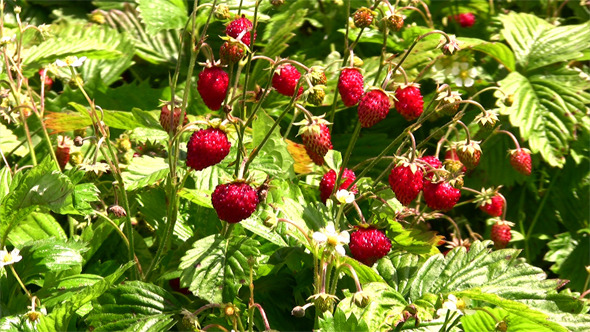
//> input picture Project1/23 Strawberry Field.jpg, 590 x 332 px
$ ./Source '23 Strawberry Field.jpg'   (built with g++ and OpenCV 4)
//> lines starting //> are read from the running program, lines starting //| are printed output that depends on the picture; after the words box and inside, x2 and y2 are one past the last pixel; in counts of white or black regions, pixels touching at a corner belong together
#include "opencv2/imgproc/imgproc.hpp"
#include "opencv2/highgui/highgui.hpp"

using namespace cv;

int mask_red(Mat new_image);
int mask_green(Mat new_image);

int main(int argc, char** argv)
{
	Mat src = imread(argv[1], 1);
//> src is the input picture: 332 rows x 590 cols, CV_8UC3; mean B, G, R 50, 131.3, 125.9
	Mat samples(src.rows * src.cols, 3, CV_32F);
	for (int y = 0; y < src.rows; y++)
		for (int x = 0; x < src.cols; x++)
			for (int z = 0; z < 3; z++)
				samples.at<float>(y + x * src.rows, z) = src.at<Vec3b>(y, x)[z];


	int clusterCount = 20;
	Mat labels;
	int attempts = 1;
	Mat centers;
	kmeans(samples, clusterCount, labels, TermCriteria(CV_TERMCRIT_ITER | CV_TERMCRIT_EPS, 10000, 0.0001), attempts, KMEANS_PP_CENTERS, centers);
//> centers = 20 rows, first 8: [29.93, 92.66, 117.4], [170, 246, 245.8], [2.44, 61.27, 34.9], [130.9, 157.4, 230.4], [59.22, 143.4, 192.7], [65.33, 38.51, 235.9], [216, 250.7, 252.3], [5.73, 78.99, 59.11]


	Mat new_image(src.size(), src.type());
	for (int y = 0; y < src.rows; y++)
		for (int x = 0; x < src.cols; x++)
		{
			int cluster_idx = labels.at<int>(y + x * src.rows, 0);
			new_image.at<Vec3b>(y, x)[0] = centers.at<float>(cluster_idx, 0);
			new_image.at<Vec3b>(y, x)[1] = centers.at<float>(cluster_idx, 1);
			new_image.at<Vec3b>(y, x)[2] = centers.at<float>(cluster_idx, 2);
		}
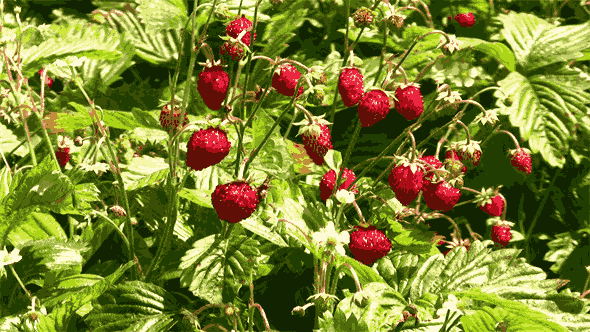
//> new_image: 332 rows x 590 cols, CV_8UC3; mean B, G, R 49.5, 130.7, 125.4
	imshow("original image", src);
	imshow("kmeans image", new_image);

	mask_red(new_image);
	mask_green(new_image);

	waitKey(0);
}

// Masks the ripe
int mask_red(Mat new_image)
{
	Mat3b hsv;
	cvtColor(new_image, hsv, COLOR_BGR2HSV);
//> hsv: 332 rows x 590 cols, CV_8UC3; mean H, S, V 39.8, 192.5, 142.4

	Mat1b mask1, mask2;
	inRange(hsv, Scalar(0, 70, 50), Scalar(10, 255, 255), mask1);
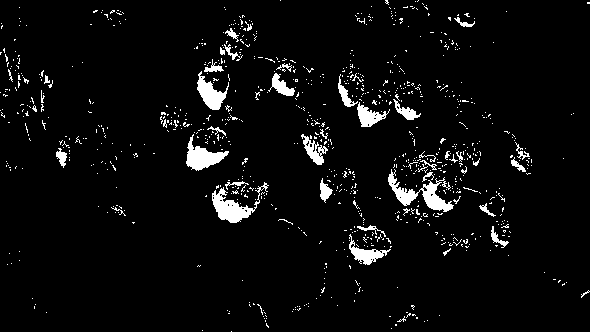
//> mask1: 332 rows x 590 cols, CV_8UC1; 4.6% white; 900 white regions (856 under 20 px), largest, box (x1, y1, x2, y2) and area: (388, 169, 454, 212) 904, (212, 182, 269, 223) 791, (186, 134, 229, 171) 671
	inRange(hsv, Scalar(170, 70, 50), Scalar(180, 255, 255), mask2);
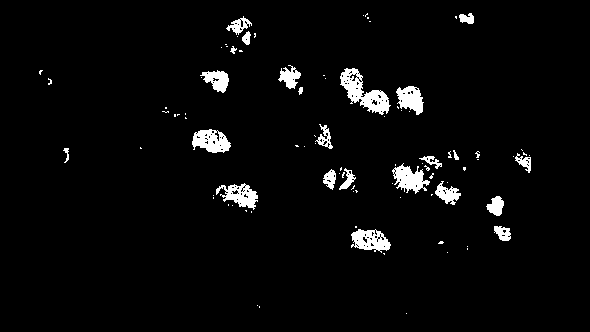
//> mask2: 332 rows x 590 cols, CV_8UC1; 3.5% white; 91 white regions (68 under 20 px), largest, box (x1, y1, x2, y2) and area: (340, 68, 391, 115) 990, (192, 129, 231, 153) 621, (392, 163, 430, 194) 616

	Mat1b mask = mask1 | mask2;
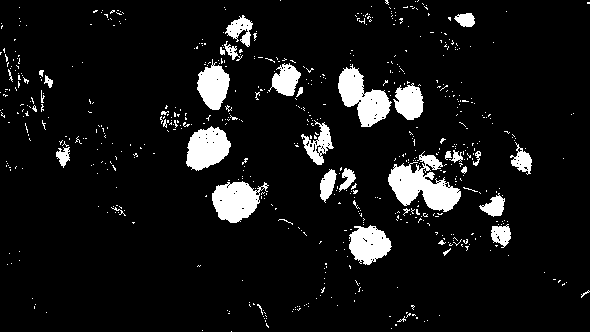
//> mask: 332 rows x 590 cols, CV_8UC1; 8.1% white; 626 white regions (592 under 20 px), largest, box (x1, y1, x2, y2) and area: (388, 151, 461, 212) 2223, (338, 64, 392, 127) 1689, (212, 181, 269, 223) 1494

	imshow("Masked red", mask);

	return 0;
}

// Masks the unripe
int mask_green(Mat new_image)
{
	Mat3b hsv;
	cvtColor(new_image, hsv, COLOR_BGR2HSV);

	Mat1b mask1, mask2;
	inRange(hsv, Scalar(20, 38, 70), Scalar(35, 255, 255), mask1);
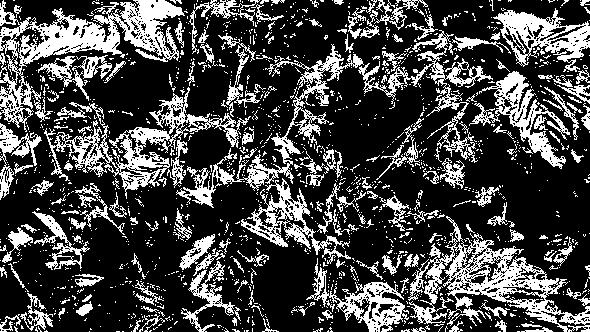
//> mask1: 332 rows x 590 cols, CV_8UC1; 27.4% white; 1444 white regions (1271 under 20 px), largest, box (x1, y1, x2, y2) and area: (0, 0, 185, 132) 6662, (408, 216, 590, 332) 5501, (44, 87, 251, 199) 4698
	//inRange(hsv, Scalar(70, 170, 50), Scalar(255, 180, 255), mask2);

	Mat1b mask = mask1; // | mask2;

	imshow("Masked green", mask);

	return 0;
}
